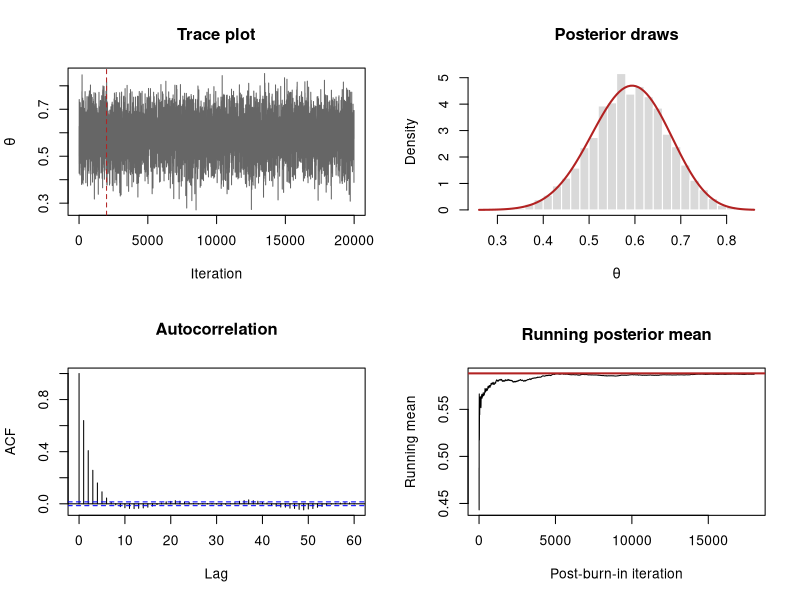
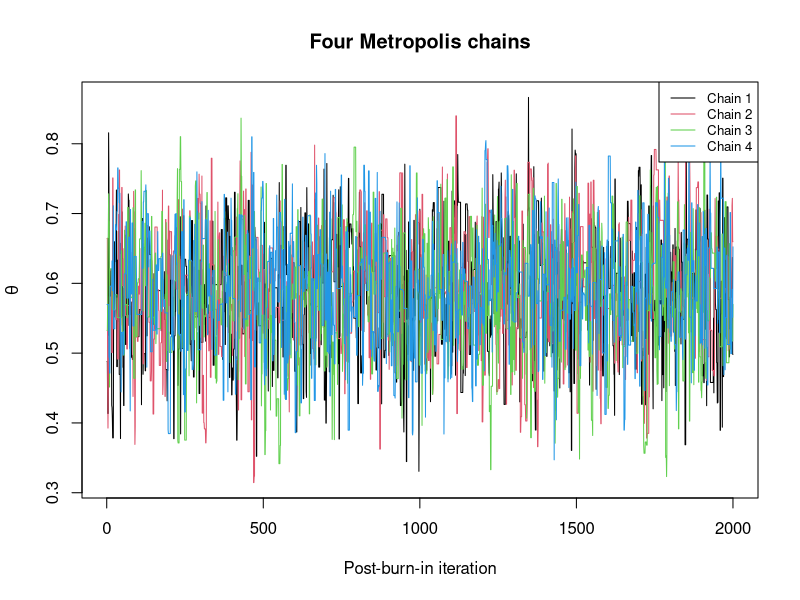
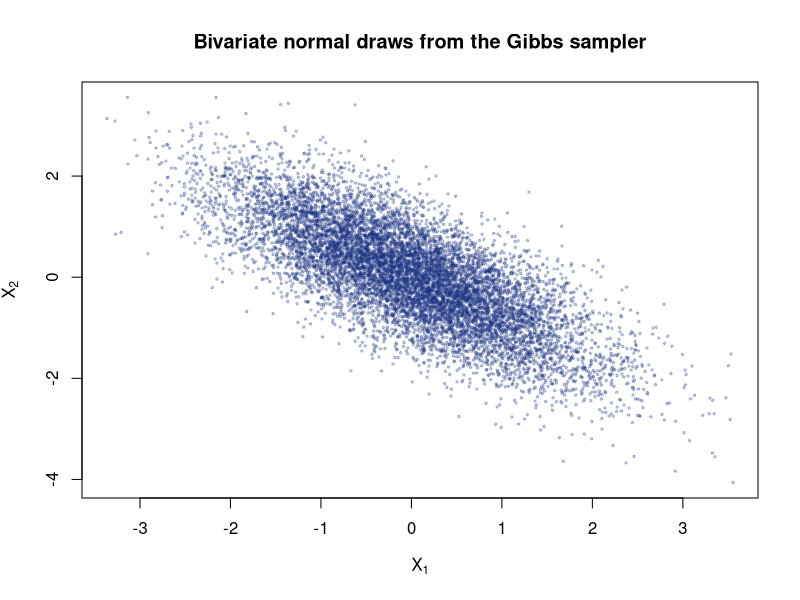

Write R code to recreate these figures, in order.
## ---- chunk 1
#| label: setup
set.seed(2026)
options(digits = 5)
## ---- chunk 2
successes <- 18
trials <- 30
prior_shape1 <- 2
prior_shape2 <- 2

posterior_shape1 <- prior_shape1 + successes
posterior_shape2 <- prior_shape2 + trials - successes

c(
  exact_mean = posterior_shape1 /
    (posterior_shape1 + posterior_shape2),
  exact_lower_95 = qbeta(
    0.025,
    posterior_shape1,
    posterior_shape2
  ),
  exact_upper_95 = qbeta(
    0.975,
    posterior_shape1,
    posterior_shape2
  )
)
## ---- chunk 3
log_target_eta <- function(eta, shape1, shape2) {
  theta <- plogis(eta)
  dbeta(theta, shape1, shape2, log = TRUE) +
    log(theta) + log1p(-theta)
}

random_walk_metropolis <- function(iterations, initial_theta,
                                   proposal_sd, shape1, shape2) {
  eta <- numeric(iterations)
  accepted <- logical(iterations)
  eta[1] <- qlogis(initial_theta)

  for (iteration in 2:iterations) {
    proposal <- rnorm(1, mean = eta[iteration - 1], sd = proposal_sd)
    log_acceptance_ratio <-
      log_target_eta(proposal, shape1, shape2) -
      log_target_eta(eta[iteration - 1], shape1, shape2)

    if (log(runif(1)) <= min(0, log_acceptance_ratio)) {
      eta[iteration] <- proposal
      accepted[iteration] <- TRUE
    } else {
      eta[iteration] <- eta[iteration - 1]
    }
  }

  list(
    theta = plogis(eta),
    eta = eta,
    acceptance_rate = mean(accepted[-1])
  )
}

set.seed(2026)
metropolis_chain <- random_walk_metropolis(
  iterations = 20000,
  initial_theta = 0.5,
  proposal_sd = 1,
  shape1 = posterior_shape1,
  shape2 = posterior_shape2
)

metropolis_chain$acceptance_rate
## ---- chunk 4
burn_in <- 2000
posterior_draws <- metropolis_chain$theta[-seq_len(burn_in)]

data.frame(
  Quantity = c("Mean", "2.5% quantile", "97.5% quantile"),
  MCMC = c(
    mean(posterior_draws),
    quantile(posterior_draws, 0.025),
    quantile(posterior_draws, 0.975)
  ),
  Exact = c(
    posterior_shape1 / (posterior_shape1 + posterior_shape2),
    qbeta(0.025, posterior_shape1, posterior_shape2),
    qbeta(0.975, posterior_shape1, posterior_shape2)
  )
)
## ---- chunk 5
par(mfrow = c(2, 2))
plot(
  metropolis_chain$theta,
  type = "l",
  col = "grey40",
  xlab = "Iteration",
  ylab = expression(theta),
  main = "Trace plot"
)
abline(v = burn_in, lty = 2, col = "firebrick")

hist(
  posterior_draws,
  probability = TRUE,
  breaks = 40,
  col = "grey85",
  border = "white",
  xlab = expression(theta),
  main = "Posterior draws"
)
curve(
  dbeta(x, posterior_shape1, posterior_shape2),
  add = TRUE,
  col = "firebrick",
  lwd = 2
)

acf(posterior_draws, lag.max = 60, main = "Autocorrelation")
plot(
  cumsum(posterior_draws) / seq_along(posterior_draws),
  type = "l",
  xlab = "Post-burn-in iteration",
  ylab = "Running mean",
  main = "Running posterior mean"
)
abline(
  h = posterior_shape1 / (posterior_shape1 + posterior_shape2),
  col = "firebrick",
  lwd = 2
)
par(mfrow = c(1, 1))
## ---- chunk 6
effective_sample_size <- function(x, maximum_lag = 1000) {
  autocorrelations <- as.numeric(
    acf(x, lag.max = maximum_lag, plot = FALSE)$acf
  )[-1]

  first_nonpositive <- which(autocorrelations <= 0)[1]
  if (!is.na(first_nonpositive)) {
    autocorrelations <- autocorrelations[
      seq_len(first_nonpositive - 1)
    ]
  }

  length(x) / (1 + 2 * sum(autocorrelations))
}

proposal_scales <- c(0.15, 1, 4)
scale_results <- data.frame()

for (proposal_scale in proposal_scales) {
  chain <- random_walk_metropolis(
    iterations = 12000,
    initial_theta = 0.5,
    proposal_sd = proposal_scale,
    shape1 = posterior_shape1,
    shape2 = posterior_shape2
  )
  draws <- chain$theta[-seq_len(2000)]

  scale_results <- rbind(
    scale_results,
    data.frame(
      Proposal_SD = proposal_scale,
      Acceptance_Rate = chain$acceptance_rate,
      Posterior_Mean = mean(draws),
      Effective_Sample_Size = effective_sample_size(draws)
    )
  )
}

scale_results
## ---- chunk 7
gelman_rubin_rhat <- function(chains) {
  iterations <- nrow(chains)
  within_variance <- mean(apply(chains, 2, var))
  between_variance <- iterations * var(colMeans(chains))
  pooled_variance <-
    (iterations - 1) / iterations * within_variance +
    between_variance / iterations

  sqrt(pooled_variance / within_variance)
}

starting_values <- c(0.05, 0.25, 0.75, 0.95)
multiple_chains <- matrix(
  NA_real_,
  nrow = 10000,
  ncol = length(starting_values)
)

set.seed(2026)
for (chain_number in seq_along(starting_values)) {
  chain <- random_walk_metropolis(
    iterations = 12000,
    initial_theta = starting_values[chain_number],
    proposal_sd = 1,
    shape1 = posterior_shape1,
    shape2 = posterior_shape2
  )
  multiple_chains[, chain_number] <- chain$theta[-seq_len(2000)]
}

c(
  R_hat = gelman_rubin_rhat(multiple_chains),
  minimum_chain_mean = min(colMeans(multiple_chains)),
  maximum_chain_mean = max(colMeans(multiple_chains))
)
## ---- chunk 8
matplot(
  multiple_chains[1:2000, ],
  type = "l",
  lty = 1,
  col = 1:4,
  xlab = "Post-burn-in iteration",
  ylab = expression(theta),
  main = "Four Metropolis chains"
)
legend(
  "topright",
  legend = paste("Chain", 1:4),
  col = 1:4,
  lty = 1,
  cex = 0.8
)
## ---- chunk 9
gibbs_bivariate_normal <- function(iterations, rho, initial = c(0, 0)) {
  draws <- matrix(
    NA_real_,
    nrow = iterations,
    ncol = 2,
    dimnames = list(NULL, c("X1", "X2"))
  )
  draws[1, ] <- initial
  conditional_sd <- sqrt(1 - rho^2)

  for (iteration in 2:iterations) {
    draws[iteration, "X1"] <- rnorm(
      1,
      mean = rho * draws[iteration - 1, "X2"],
      sd = conditional_sd
    )
    draws[iteration, "X2"] <- rnorm(
      1,
      mean = rho * draws[iteration, "X1"],
      sd = conditional_sd
    )
  }

  draws
}

set.seed(2026)
gibbs_chain <- gibbs_bivariate_normal(
  iterations = 12000,
  rho = -0.75
)
gibbs_draws <- gibbs_chain[-seq_len(2000), ]

data.frame(
  Quantity = c("Mean X1", "Mean X2", "Var X1", "Var X2", "Correlation"),
  Empirical = c(
    colMeans(gibbs_draws),
    apply(gibbs_draws, 2, var),
    cor(gibbs_draws)[1, 2]
  ),
  Target = c(0, 0, 1, 1, -0.75)
)
## ---- chunk 10
plot(
  gibbs_draws,
  pch = 19,
  cex = 0.35,
  col = rgb(0.1, 0.2, 0.5, 0.25),
  xlab = expression(X[1]),
  ylab = expression(X[2]),
  main = "Bivariate normal draws from the Gibbs sampler"
)
